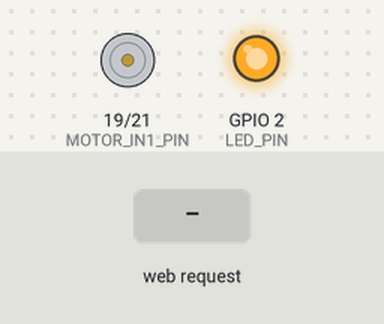
Simulated run of this sketch. Board: ESP32. Shown: motor-driver pin pairs drawn as motors (green arrow = first pin HIGH = forward, orange = second pin HIGH = backward, longer = more drive, scaled by the enable pin), output pins drawn as LEDs (lit = HIGH). The test bench sets the inputs (shaded band). WiFi joins after 1.5 s; servers stay silent unless stated; what the sketch prints to the serial monitor is not drawn.

Above: at 3.2 s.
3.3 s: HTTP request GET /motor?speed=1 received
At 3.6 s:
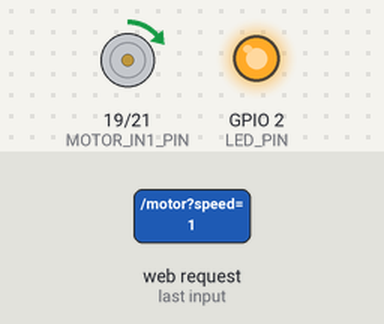
4.8 s: HTTP request GET /motor?speed=120 received
At 5.9 s:
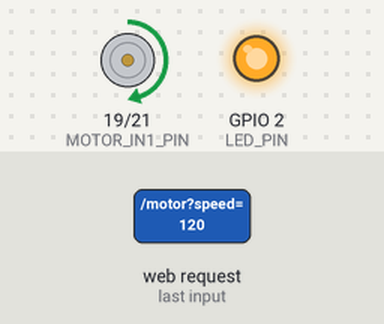
At 8.7 s:
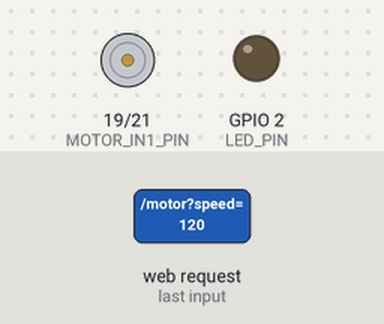
Timing chart, 0 to 10.2 s (numbered marks = the images above; inputs shaded):
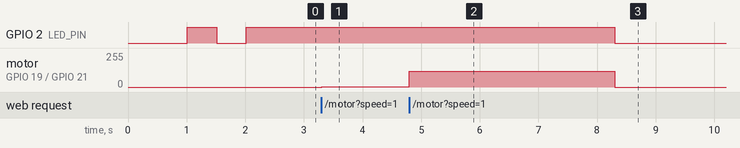

The sketch:

esp32_glider_receiver.ino
```cpp
/*
  =============================================================================
  GLIDER CONTROL - ESP32 Glider Flight Controller Firmware
  =============================================================================
  Hardware:
    * ESP32 Development Board
    * L293D Motor Driver (or mini L298N / MX1508)
    * Coreless DC Motor (Propulsion)
    * 2x Micro Servos (Elevator & Rudder)
    * Laptop Wi-Fi Hotspot Connection

  Endpoints:
    GET /status            -> Returns JSON connection telemetry (RSSI, status, motor PWM)
    GET /motor?speed=VALUE -> Sets motor PWM speed (0 to 255)

  IMPORTANT SAFETY:
    * Remove propeller during bench testing!
    * Built-in 3-second failsafe: If connection is lost while motor is running,
      the motor automatically shuts down (PWM 0).
  =============================================================================
*/

#include <WiFi.h>
#include <WebServer.h>

// -----------------------------------------------------------------------------
// 1. WI-FI HOTSPOT CONFIGURATION
// -----------------------------------------------------------------------------
// Enter your Laptop Hotspot SSID and Password here:
const char* WIFI_SSID     = "MyLaptopHotspot";
const char* WIFI_PASSWORD = "GliderPassword123";

// -----------------------------------------------------------------------------
// 2. HARDWARE PIN DEFINITIONS (L293D & MOTOR)
// -----------------------------------------------------------------------------
// L293D Motor Driver Pinout
const int MOTOR_PWM_PIN = 18;  // L293D EN1 (Speed control via PWM)
const int MOTOR_IN1_PIN = 19;  // L293D IN1 (Direction forward)
const int MOTOR_IN2_PIN = 21;  // L293D IN2 (Direction reverse / GND)

// Built-in status LED
const int LED_PIN = 2;

// PWM Configuration for ESP32 LEDC (Motor Speed)
const int PWM_FREQ       = 20000; // 20kHz quiet frequency for coreless DC motors
const int PWM_CHANNEL    = 0;
const int PWM_RESOLUTION = 8;     // 8-bit resolution (0 to 255)

// -----------------------------------------------------------------------------
// 3. FLIGHT STATE & FAILSAFE
// -----------------------------------------------------------------------------
WebServer server(80);
volatile int currentMotorSpeed = 0;
unsigned long lastHeartbeat = 0;
const unsigned long FAILSAFE_TIMEOUT_MS = 3500; // Auto-stop motor if no packet for 3.5s

// Helper: Attach CORS headers so local browsers on laptop never block requests
void sendCorsHeader() {
  server.sendHeader("Access-Control-Allow-Origin", "*");
  server.sendHeader("Access-Control-Allow-Methods", "GET, OPTIONS");
  server.sendHeader("Access-Control-Allow-Headers", "*");
}

// -----------------------------------------------------------------------------
// 4. MOTOR CONTROL FUNCTION
// -----------------------------------------------------------------------------
void applyMotorSpeed(int speed) {
  speed = constrain(speed, 0, 255);
  currentMotorSpeed = speed;

  if (speed == 0) {
    // Motor Cut-Off / Coast
    digitalWrite(MOTOR_IN1_PIN, LOW);
    digitalWrite(MOTOR_IN2_PIN, LOW);
    ledcWrite(PWM_CHANNEL, 0);
    digitalWrite(LED_PIN, LOW);
  } else {
    // Forward Drive with PWM Speed
    digitalWrite(MOTOR_IN1_PIN, HIGH);
    digitalWrite(MOTOR_IN2_PIN, LOW);
    ledcWrite(PWM_CHANNEL, speed);
    digitalWrite(LED_PIN, HIGH);
  }
}

// -----------------------------------------------------------------------------
// 5. HTTP REQUEST HANDLERS
// -----------------------------------------------------------------------------

// Handle CORS pre-flight OPTIONS requests
void handleOptions() {
  sendCorsHeader();
  server.send(204);
}

// GET /status
void handleStatus() {
  sendCorsHeader();
  lastHeartbeat = millis();

  long rssi = WiFi.RSSI();
  String json = "{";
  json += "\"status\":\"ok\",";
  json += "\"rssi\":" + String(rssi) + ",";
  json += "\"motor\":" + String(currentMotorSpeed) + ",";
  json += "\"voltage\":\"N/A\",";
  json += "\"uptime_s\":" + String(millis() / 1000);
  json += "}";

  server.send(200, "application/json", json);
}

// GET /motor?speed=VALUE
void handleMotor() {
  sendCorsHeader();
  lastHeartbeat = millis();

  if (server.hasArg("speed")) {
    int speed = server.arg("speed").toInt();
    applyMotorSpeed(speed);

    String response = "{\"status\":\"ok\",\"speed\":" + String(currentMotorSpeed) + "}";
    server.send(200, "application/json", response);
    Serial.printf("[MOTOR] Speed set to: %d (PWM: %d/255)\n", speed, currentMotorSpeed);
  } else {
    server.send(400, "application/json", "{\"error\":\"Missing 'speed' parameter\"}");
  }
}

// Root page
void handleRoot() {
  sendCorsHeader();
  server.send(200, "text/plain", "GLIDER CONTROL ESP32 - READY. Use /status or /motor?speed=0-255");
}

// -----------------------------------------------------------------------------
// 6. SETUP & MAIN LOOP
// -----------------------------------------------------------------------------
void setup() {
  Serial.begin(115200);
  delay(500);

  Serial.println("\n=============================================");
  Serial.println("  GLIDER CONTROL - ESP32 FIRMWARE INITIALIZING");
  Serial.println("=============================================");

  // Initialize Hardware Pins
  pinMode(LED_PIN, OUTPUT);
  pinMode(MOTOR_IN1_PIN, OUTPUT);
  pinMode(MOTOR_IN2_PIN, OUTPUT);

  // Configure ESP32 LEDC PWM for Motor Driver
  ledcSetup(PWM_CHANNEL, PWM_FREQ, PWM_RESOLUTION);
  ledcAttachPin(MOTOR_PWM_PIN, PWM_CHANNEL);

  // Initial Safe State: Motor Off
  applyMotorSpeed(0);

  // Connect to Laptop Wi-Fi Hotspot
  Serial.print("[WIFI] Connecting to Laptop Hotspot: ");
  Serial.println(WIFI_SSID);

  WiFi.mode(WIFI_STA); // Station Mode (Connects to Laptop Hotspot)
  WiFi.begin(WIFI_SSID, WIFI_PASSWORD);

  int attempts = 0;
  while (WiFi.status() != WL_CONNECTED && attempts < 30) {
    delay(500);
    Serial.print(".");
    digitalWrite(LED_PIN, !digitalRead(LED_PIN)); // Flash LED during connect
    attempts++;
  }

  if (WiFi.status() == WL_CONNECTED) {
    digitalWrite(LED_PIN, HIGH);
    Serial.println("\n[WIFI] Connected to Hotspot Successfully!");
    Serial.print("[WIFI] ESP32 IP Address: http://");
    Serial.println(WiFi.localIP());
    Serial.println(">>> Enter this IP address in the GLIDER CONTROL website Settings! <<<");
  } else {
    digitalWrite(LED_PIN, LOW);
    Serial.println("\n[WIFI] Failed to connect to Hotspot. Check SSID/Password and retry.");
  }

  // Register Web Server Endpoints
  server.on("/", HTTP_GET, handleRoot);
  server.on("/status", HTTP_GET, handleStatus);
  server.on("/motor", HTTP_GET, handleMotor);

  // Register OPTIONS for browser CORS support
  server.on("/status", HTTP_OPTIONS, handleOptions);
  server.on("/motor", HTTP_OPTIONS, handleOptions);

  server.begin();
  Serial.println("[SERVER] HTTP Web Server started on port 80.");
  lastHeartbeat = millis();
}

void loop() {
  server.handleClient();

  // ---------------------------------------------------------------------------
  // FAILSAFE PROTECTION:
  // If the motor is running (>0) and we have not received an HTTP command or
  // heartbeat within FAILSAFE_TIMEOUT_MS, immediately shut down the motor!
  // ---------------------------------------------------------------------------
  if (currentMotorSpeed > 0 && (millis() - lastHeartbeat > FAILSAFE_TIMEOUT_MS)) {
    Serial.println("⚠️ [FAILSAFE] Heartbeat lost! Auto-stopping motor for safety.");
    applyMotorSpeed(0);
  }
}
```

Measured:
- after the input at 3.3 s, motor on GPIO 19 (MOTOR_IN1_PIN) / GPIO 21 (MOTOR_IN2_PIN): stopped → forward 1/255 at once
- after the input at 4.8 s, GPIO 2 (LED_PIN): HIGH → LOW after 3.5 s instead of 2.0 s; motor on GPIO 19 (MOTOR_IN1_PIN) / GPIO 21 (MOTOR_IN2_PIN): forward 1/255 → forward 120/255 at once, → stopped 3.5 s later
